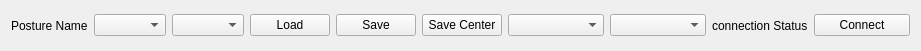
  <widget class="QWidget" name="horizontalLayoutWidget_5">
   <property name="geometry">
    <rect>
     <x>10</x>
     <y>10</y>
     <width>921</width>
     <height>51</height>
    </rect>
   </property>
   <layout class="QHBoxLayout" name="horizontalLayout_28">
    <item>
     <layout class="QHBoxLayout" name="horizontalLayout_23">
      <item>
       <widget class="QLabel" name="postureName_label">
        <property name="text">
         <string>Posture Name</string>
        </property>
       </widget>
      </item>
      <item>
       <widget class="QComboBox" name="posture_comboBox"/>
      </item>
      <item>
       <widget class="QComboBox" name="posture_number_comboBox"/>
      </item>
      <item>
       <widget class="QPushButton" name="loadPosture_pushButton">
        <property name="text">
         <string>Load</string>
        </property>
       </widget>
      </item>
      <item>
       <widget class="QPushButton" name="savePosture_pushButton">
        <property name="text">
         <string>Save</string>
        </property>
       </widget>
      </item>
      <item>
       <widget class="QPushButton" name="saveCenter_pushButton">
        <property name="text">
         <string>Save Center</string>
        </property>
       </widget>
      </item>
     </layout>
    </item>
    <item>
     <layout class="QHBoxLayout" name="horizontalLayout_24">
      <item>
       <widget class="QComboBox" name="comport_comboBox"/>
      </item>
      <item>
       <widget class="QComboBox" name="baudrate_comboBox"/>
      </item>
      <item>
       <widget class="QLabel" name="connectionStatus_label">
        <property name="text">
         <string>connection Status</string>
        </property>
       </widget>
      </item>
      <item>
       <widget class="QPushButton" name="connect_Button">
        <property name="text">
         <string>Connect</string>
        </property>
       </widget>
      </item>
     </layout>
    </item>
   </layout>
  </widget>
